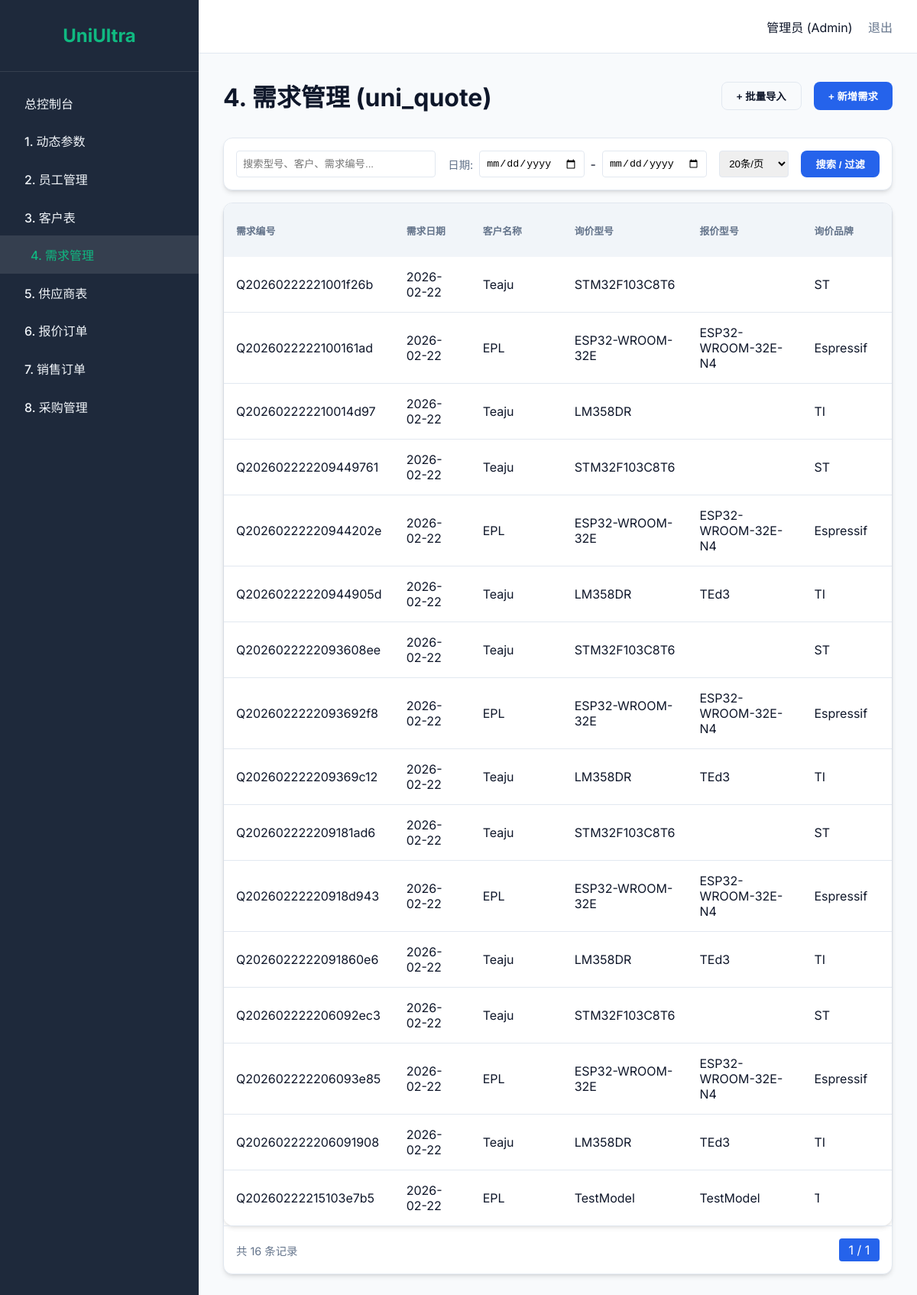
The page /quote (signed in) on the database its author committed.
### tables this page shows
CREATE TABLE uni_quote (
        quote_id TEXT PRIMARY KEY,
        quote_date TEXT,
        cli_id TEXT NOT NULL,
        inquiry_mpn TEXT NOT NULL,
        quoted_mpn TEXT,
        inquiry_brand TEXT,
        inquiry_qty INTEGER,
        target_price_rmb REAL,
        cost_price_rmb REAL,
        remark TEXT,
        created_at DATETIME DEFAULT (datetime('now', 'localtime')),
        FOREIGN KEY (cli_id) REFERENCES uni_cli(cli_id) ON UPDATE CASCADE
    );

CREATE TABLE uni_cli (
        cli_id TEXT PRIMARY KEY,
        cli_name TEXT NOT NULL,
        region TEXT NOT NULL DEFAULT '韩国',
        credit_level TEXT DEFAULT 'A',
        margin_rate REAL DEFAULT 10.0,
        emp_id TEXT NOT NULL,
        website TEXT,
        payment_terms TEXT,
        email TEXT,
        phone TEXT,
        remark TEXT,
        created_at DATETIME DEFAULT (datetime('now', 'localtime')),
        FOREIGN KEY (emp_id) REFERENCES uni_emp(emp_id) ON UPDATE CASCADE
    );

### main.py (the view)
@app.get("/quote", response_class=HTMLResponse)
async def quote_page(request: Request, current_user: dict = Depends(login_required), page: int = 1, page_size: int = 20, search: str = "", start_date: str = "", end_date: str = ""):
    results, total = get_quote_list(page=page, page_size=page_size, search_kw=search, start_date=start_date, end_date=end_date)
    total_pages = (total + page_size - 1) // page_size
    cli_list, _ = get_cli_list(page=1, page_size=1000)
    return templates.TemplateResponse("quote.html", {
        "request": request,
        "active_page": "quote",
        "current_user": current_user,
        "items": results,
        "total": total,
        "page": page,
        "page_size": page_size,
        "total_pages": total_pages,
        "search": search,
        "start_date": start_date,
        "end_date": end_date,
        "cli_list": cli_list
    })

### templates/quote.html (shortened to what this page needs)
{% extends "layout.html" %}
{% block content %}
<div style="display: flex; justify-content: space-between; align-items: center; margin-bottom: 2rem;">
    <h1>4. 需求管理 (uni_quote)</h1>
    {% if current_user.rule == '3' or current_user.rule == '0' %}
    <div style="display: flex; gap: 1rem;">
        <button class="btn btn-primary" onclick="toggleModal('importModal')"
            style="background: var(--light); color: var(--text); border: 1px solid var(--border);">+ 批量导入</button>
        <button class="btn btn-primary" onclick="toggleModal('addModal')">+ 新增需求</button>
    </div>
    {% endif %}
</div>
<div class="card" style="margin-bottom: 1rem; padding: 1rem;">
    <form method="get" action="/quote" style="display: flex; gap: 1rem; flex-wrap: wrap;">
        <input type="text" name="search" placeholder="搜索型号、客户、需求编号..." value="{{ search }}"
            style="flex: 1; min-width: 250px; padding: 0.5rem; border: 1px solid var(--border); border-radius: 4px;">
        <div style="display: flex; align-items: center; gap: 0.5rem;">
            <span style="font-size: 0.9rem; color: var(--secondary);">日期:</span>
            <input type="date" name="start_date" value="{{ start_date }}"
                style="padding: 0.5rem; border: 1px solid var(--border); border-radius: 4px;" title="开始日期">
            <span>-</span>
            <input type="date" name="end_date" value="{{ end_date }}"
                style="padding: 0.5rem; border: 1px solid var(--border); border-radius: 4px;" title="结束日期">
        </div>
        <select name="page_size" style="padding: 0.5rem; border: 1px solid var(--border); border-radius: 4px;">
            <option value="20" {% if page_size==20 %}selected{% endif %}>20条/页</option>
        </select>
        <button type="submit" class="btn btn-primary">搜索 / 过滤</button>
    </form>
</div>
<div class="card" style="padding: 0;">
    <div class="table-container" style="overflow-x: auto;">
        <table class="data-table" style="min-width: 1500px;">
            <thead>
                <tr>
                    <th style="min-width: 140px;">需求编号</th>
                    <th style="min-width: 100px;">需求日期</th>
                    <th style="min-width: 120px;">客户名称</th>
                    <th style="min-width: 150px;">询价型号</th>
                    <th style="min-width: 150px;">报价型号</th>
                    <th style="min-width: 100px;">询价品牌</th>
                    <th style="min-width: 80px;">需求数量</th>
                </tr>
            </thead>
            <tbody>
                {% for row in items %}
                <tr>
                    <td>{{ row.quote_id }}</td>
                    <td>{{ row.quote_date }}</td>
                    {% if current_user.rule == '3' or current_user.rule == '0' %}
                    <td ondblclick="makeEditableSelect(this, '{{ row.quote_id }}', 'cli_id', '{{ row.cli_id }}')">
                        <span>{{ row.cli_name }}</span>
                    </td>
                    <td ondblclick="makeEditable(this, '{{ row.quote_id }}', 'inquiry_mpn')"><span>{{ row.inquiry_mpn
                            }}</span></td>
                    <td ondblclick="makeEditable(this, '{{ row.quote_id }}', 'quoted_mpn')"><span>{{ row.quoted_mpn
                            }}</span></td>
                    <td ondblclick="makeEditable(this, '{{ row.quote_id }}', 'inquiry_brand')"><span>{{
                            row.inquiry_brand }}</span></td>
                    <td ondblclick="makeEditable(this, '{{ row.quote_id }}', 'inquiry_qty', 'number')"></td>
                    {% endif %}
                </tr>
                {% else %}
                <tr>
                    <td colspan="13" style="text-align: center; color: var(--secondary); padding: 2rem;">暂无需求记录，请添加新需求。
                    </td>
                </tr>
                {% endfor %}
            </tbody>
        </table>
    </div>
    <div
        style="padding: 1rem; border-top: 1px solid var(--border); display: flex; justify-content: space-between; align-items: center;">
        <span style="color: var(--secondary); font-size: 0.9rem;">共 {{ total }} 条记录</span>
        <div style="display: flex; gap: 0.5rem;">
            <span style="padding: 0.3rem 0.8rem; background: var(--primary); color: white; border-radius: 4px;">{{ page
                }} / {{ total_pages if total_pages > 0 else 1 }}</span>
        </div>
    </div>
</div>
{% endblock %}

### static/style.css (style rules this page uses)
:root { --primary: #2563eb; --primary-hover: #1d4ed8; --secondary: #64748b; --bg-main: #f8fafc; --bg-side: #1e293b; --text-main: #0f172a; --text-side: #f1f5f9; --accent: #10b981; --card-bg: #ffffff; --border: #e2e8f0; --shadow: 0 4px 6px -1px rgb(0 0 0 / 0.1), 0 2px 4px -2px rgb(0 0 0 / 0.1); --radius: 12px; }
* { box-sizing: border-box; margin: 0; padding: 0; }
body { font-family: 'Inter', 'Outfit', sans-serif; background-color: var(--bg-main); color: var(--text-main); display: flex; height: 100vh; }
.card { background: var(--card-bg); padding: 1.5rem; border-radius: var(--radius); box-shadow: var(--shadow); border: 1px solid var(--border); transition: transform 0.3s; }
.table-container { background: var(--card-bg); border-radius: var(--radius); overflow: hidden; box-shadow: var(--shadow); }
table { width: 100%; border-collapse: collapse; }
th { background-color: #f1f5f9; padding: 1rem; text-align: left; font-size: 0.8rem; text-transform: uppercase; color: var(--secondary); }
td { padding: 1rem; border-bottom: 1px solid var(--border); }
tr:last-child td { border-bottom: none; }
.btn { padding: 0.5rem 1.2rem; border-radius: 8px; border: none; cursor: pointer; font-weight: 600; transition: 0.2s; }
.btn-primary { background-color: var(--primary); color: white; }

### rows shown on the page
uni_quote: quote_id "Q20260222221001f26b", quote_date "2026-02-22", cli_name "Teaju", inquiry_mpn "STM32F103C8T6", inquiry_brand "ST"
uni_quote: quote_id "Q2026022222100161ad", quote_date "2026-02-22", cli_name "EPL", inquiry_mpn "ESP32-WROOM-32E", quoted_mpn "ESP32-WROOM-32E-N4", inquiry_brand "Espressif"
uni_quote: quote_id "Q202602222210014d97", quote_date "2026-02-22", cli_name "Teaju", inquiry_mpn "LM358DR", inquiry_brand "TI"
uni_quote: quote_id "Q202602222209449761", quote_date "2026-02-22", cli_name "Teaju", inquiry_mpn "STM32F103C8T6", inquiry_brand "ST"
uni_quote: quote_id "Q20260222220944202e", quote_date "2026-02-22", cli_name "EPL", inquiry_mpn "ESP32-WROOM-32E", quoted_mpn "ESP32-WROOM-32E-N4", inquiry_brand "Espressif"
uni_quote: quote_id "Q20260222220944905d", quote_date "2026-02-22", cli_name "Teaju", inquiry_mpn "LM358DR", quoted_mpn "TEd3", inquiry_brand "TI"
uni_quote: quote_id "Q2026022222093608ee", quote_date "2026-02-22", cli_name "Teaju", inquiry_mpn "STM32F103C8T6", inquiry_brand "ST"
uni_quote: quote_id "Q2026022222093692f8", quote_date "2026-02-22", cli_name "EPL", inquiry_mpn "ESP32-WROOM-32E", quoted_mpn "ESP32-WROOM-32E-N4", inquiry_brand "Espressif"
uni_quote: quote_id "Q202602222209369c12", quote_date "2026-02-22", cli_name "Teaju", inquiry_mpn "LM358DR", quoted_mpn "TEd3", inquiry_brand "TI"
uni_quote: quote_id "Q202602222209181ad6", quote_date "2026-02-22", cli_name "Teaju", inquiry_mpn "STM32F103C8T6", inquiry_brand "ST"
uni_quote: quote_id "Q20260222220918d943", quote_date "2026-02-22", cli_name "EPL", inquiry_mpn "ESP32-WROOM-32E", quoted_mpn "ESP32-WROOM-32E-N4", inquiry_brand "Espressif"
uni_quote: quote_id "Q2026022222091860e6", quote_date "2026-02-22", cli_name "Teaju", inquiry_mpn "LM358DR", quoted_mpn "TEd3", inquiry_brand "TI"
uni_quote: quote_id "Q202602222206092ec3", quote_date "2026-02-22", cli_name "Teaju", inquiry_mpn "STM32F103C8T6", inquiry_brand "ST"
uni_quote: quote_id "Q202602222206093e85", quote_date "2026-02-22", cli_name "EPL", inquiry_mpn "ESP32-WROOM-32E", quoted_mpn "ESP32-WROOM-32E-N4", inquiry_brand "Espressif"
uni_quote: quote_id "Q202602222206091908", quote_date "2026-02-22", cli_name "Teaju", inquiry_mpn "LM358DR", quoted_mpn "TEd3", inquiry_brand "TI"
uni_quote: quote_id "Q20260222215103e7b5", quote_date "2026-02-22", cli_name "EPL", inquiry_mpn "TestModel", quoted_mpn "TestModel", inquiry_brand "TI"

### other values the page prints
{{ total }} "16"
{{ page }} "1"
{{ total_pages if total_pages > 0 else 1 }} "1"
